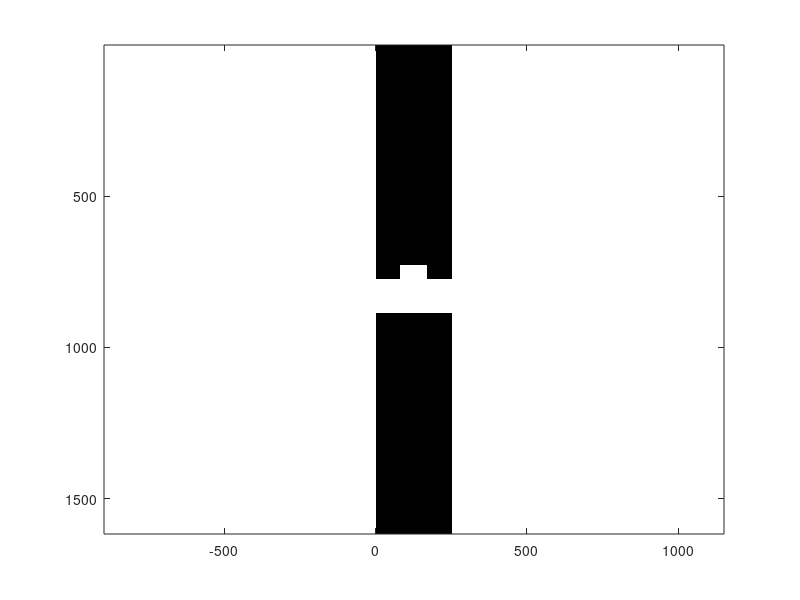

Here is the MATLAB script that generated this plot: (Note: this script raises an error after producing the figure.)
%%%%%%%%%%%%%%%%%%%%%%%%%%%%%%%%%%%%%%%%%%%%%%%%%%%%%%%%%%%%%%%%%%%%%%%%%%%
% GMR_Resonance.m
% This script simulates a 1D GMR Filter to find its resonant wavelength
%%%%%%%%%%%%%%%%%%%%%%%%%%%%%%%%%%%%%%%%%%%%%%%%%%%%%%%%%%%%%%%%%%%%%%%%%%%

%%%%%%%%%%%%%%%%%%%%%%%%%%%%%%%%%%%%%%%%%%%%%%%%%%%%%%%%%%%%%%%%%%%%%%%%%%%
%% INITIALIZATION
%%%%%%%%%%%%%%%%%%%%%%%%%%%%%%%%%%%%%%%%%%%%%%%%%%%%%%%%%%%%%%%%%%%%%%%%%%%

% RESTORE STATE
clear all;
close all;
clc;

% OPEN FIGURE WINDOW
fig  = figure('Color','w');

% UNITS
micrometers = 1;
millimeters = 1e3 * micrometers;
centimeters = 1e4 * micrometers;
meters      = 1e3 * centimeters;
degrees     = pi/180;
seconds     = 1;
hertz       = 1/seconds;
gigahertz   = 1e9 * hertz;

% CONSTANTS
c0 = 299792458 * meters/seconds;

%%%%%%%%%%%%%%%%%%%%%%%%%%%%%%%%%%%%%%%%%%%%%%%%%%%%%%%%%%%%%%%%%%%%%%%%%%%
%% DASHBOARD
%%%%%%%%%%%%%%%%%%%%%%%%%%%%%%%%%%%%%%%%%%%%%%%%%%%%%%%%%%%%%%%%%%%%%%%%%%%

% SOURCE PARAMETERS
NFREQ       = 501;
NLAM        = NFREQ;
lam1        = 1.4 * micrometers;
lam2        = 1.7 * micrometers;
lam0        = linspace(lam1,lam2,NLAM);
SRC.theta   = 0 * degrees;
SRC.MODE    = 'E';

% GRATING PARAMETERS
lamd    = 1.55 * micrometers;
fd      = c0/lamd;
er      = 2.0;
ur      = 1.0;
nr      = sqrt(ur*er);
t       = lamd/(2*nr);          % Substrate thickness 
L       = 0.800129 * lamd;      % Grating period
d       = 0.15 * lamd;          % Grating depth
f       = 0.35;                 % Duty cycle

% EXTERNAL MATERIALS
ur1 = 1.0; %permeability in the reflection region
er1 = 1.0; %permittivity in the reflection region
ur2 = 1.0; %permeability in the transmission region
er2 = 1.0; %permittivity in the transmission region

% GRID PARAMETERS
NRES = 100;
BUFZ = 2*max(lam0) * [1 1];
DEV.NPML = [0 0 20 20];

%%%%%%%%%%%%%%%%%%%%%%%%%%%%%%%%%%%%%%%%%%%%%%%%%%%%%%%%%%%%%%%%%%%%%%%%%%%
%% CALCULATE OPTIMIZED GRID
%%%%%%%%%%%%%%%%%%%%%%%%%%%%%%%%%%%%%%%%%%%%%%%%%%%%%%%%%%%%%%%%%%%%%%%%%%%

% CALCULATE REFRACTIVE INDICES
nr1 = sqrt(ur1 * er1);
nr2 = sqrt(ur2 * er2);
nr  = sqrt(ur * er);
nmax    = max([nr nr1 nr2]);

% RESOLVE FOR MINIMUM WAVELENGTH
lam_min = min(lam0);

% COMPUTE INITIAL GRID RESOLUTION
dx      = lam_min/nmax/NRES;
dy      = lam_min/nmax/NRES;

% SNAP GRID TO CRITICAL DIMENSION
Nx      = 2*ceil(L/dx/2) + 1; % Ensure grid is always odd
dx      = L/Nx;
Ny      = ceil((d+t)/dy); 
dy      = (d+t)/Ny; % Recalculate resolution

% COMPUTE GRID SIZE
Sx      = L;
Sy      = d + t + sum(BUFZ);
Ny      = ceil(Sy/dy) + sum(DEV.NPML);
Sy      = Ny * dy;

% COMPUTE 2X GRID
Nx2     = 2 * Nx;
dx2     = dx/2;
Ny2     = 2 * Ny;
dy2     = dy/2;
DEV.RES = [dx2 dy2];

% COMPUTE AXES
xa      = [0:Nx-1]*dx;
xa      = xa - mean(xa);
ya      = [0:Ny-1]*dy;

%%%%%%%%%%%%%%%%%%%%%%%%%%%%%%%%%%%%%%%%%%%%%%%%%%%%%%%%%%%%%%%%%%%%%%%%%%%
%% BUILD DEVICE ON 2X GRID
%%%%%%%%%%%%%%%%%%%%%%%%%%%%%%%%%%%%%%%%%%%%%%%%%%%%%%%%%%%%%%%%%%%%%%%%%%%

% INITIALIZE MATERIAL ARRAYS
DEV.ER2     = er1 * ones(Nx2,Ny2);
DEV.UR2     = ur1 * ones(Nx2,Ny2);

% COMPUTE START AND STOP INDICES
% X Indices
wx  = round(f*Nx2);
nx1 = round((Nx2-wx)/2);
nx2 = nx1 + wx - 1;

% Y Indices
ny1 = 2*DEV.NPML(3) + round(BUFZ(1)/dy2) + 1;
ny2 = ny1 + round(d/dy2) - 1;
ny3 = ny2 + round(t/dy2) - 1;

% INCORPORATE GRATING
DEV.ER2(:,ny2:ny3)          = er;
DEV.ER2(nx1:nx2,ny1:ny2)    = er;

imagesc(DEV.ER2');
axis equal tight;
colormap('Gray');
drawnow;

%%%%%%%%%%%%%%%%%%%%%%%%%%%%%%%%%%%%%%%%%%%%%%%%%%%%%%%%%%%%%%%%%%%%%%%%%%%
%% IMPLEMENT FDFD
%%%%%%%%%%%%%%%%%%%%%%%%%%%%%%%%%%%%%%%%%%%%%%%%%%%%%%%%%%%%%%%%%%%%%%%%%%%

% INITIALIZE AUXILIAY ARRAYS
REF = zeros(1,NLAM);
TRN = zeros(1,NLAM);
CON = zeros(1,NLAM);

display('============================');
display('Now Entering FDFD Simulation');
display('============================');

% PARAMETER SWEEP LOOP
for i = 1 : NLAM
    
    tic
    % CHANGE VALUE OF FREQUENCY INSIDE SOURCE STRUCTURE
    SRC.lam0 = lam0(i);
    
    % PERFORM FDFD ANALYSIS
    DAT = fdfd2d(DEV,SRC);
    clc;
    display('============================================');
    display(['Finished ' num2str(i) 'th Backwards Divide']);
    display('============================================');
    REF(i) = DAT.REF;
    TRN(i) = DAT.TRN;
    CON(i) = DAT.CON;
    time = toc;
    disp(['Estimated Time: ' num2str(time*(NLAM-i)/60) ' minutes']);
    disp([num2str(i) ' out of ' num2str(NLAM) ' Iterations']);
    
end

% DISPLAY FINAL ANSWER
figure('Color','w');
a = plot(lam0,REF,'LineWidth',1.5,'Color','r');
hold on;
a2 = plot(lam0,TRN,'LineWidth',1.5,'Color','b');
a3 = plot(lam0,CON,'LineWidth',1.5,'Color','k');
hold off;
a4 = get(a(1),'Parent');
set(a4,'FontSize',11);
title([ SRC.MODE ' Mode Simulation at ' num2str(SRC.theta) '$^{\circ}$'],...
    'Interpreter','LaTex','FontSize',16);
xlabel('$\textrm{Wavelength $\lambda_0$}$','Interpreter','LaTex','FontSize',12);
ylabel('$\textrm{Amplitude}$','Rotation',90,'Interpreter',...
    'LaTex','FontSize',12);
ylim([0 1.05]);
xlim([lam1 lam2]);
a = legend('Reflectance','Transmittance','Conservation');
set(a,'Box','off','FontSize',10.5,'Location','West');